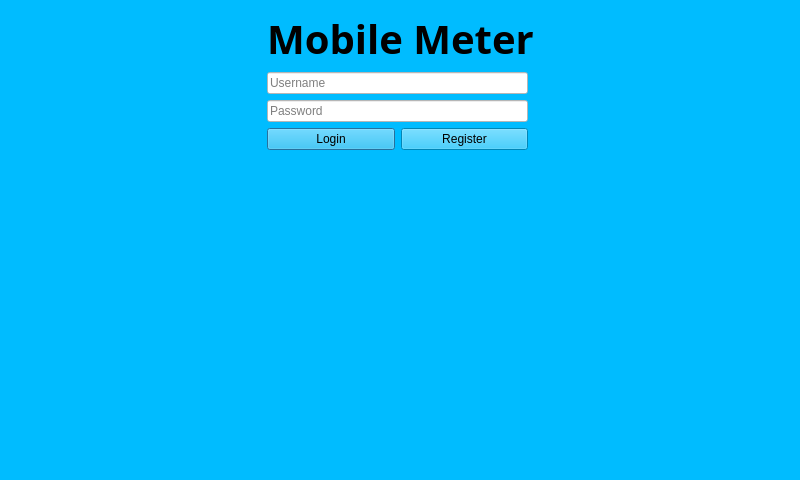
<?xml version="1.0" encoding="UTF-8"?>
<ui version="4.0">
 <class>MBLogin</class>
 <widget class="QDialog" name="MBLogin">
  <property name="geometry">
   <rect>
    <x>0</x>
    <y>0</y>
    <width>800</width>
    <height>480</height>
   </rect>
  </property>
  <property name="windowTitle">
   <string>Mobile Meter Login</string>
  </property>
  <property name="styleSheet">
   <string notr="true">background-color: #00BCFF;</string>
  </property>
  <layout class="QGridLayout" name="gridLayout">
   <item row="2" column="1">
    <spacer name="verticalSpacer">
     <property name="orientation">
      <enum>Qt::Vertical</enum>
     </property>
     <property name="sizeHint" stdset="0">
      <size>
       <width>20</width>
       <height>40</height>
      </size>
     </property>
    </spacer>
   </item>
   <item row="1" column="0">
    <spacer name="horizontalSpacer">
     <property name="orientation">
      <enum>Qt::Horizontal</enum>
     </property>
     <property name="sizeHint" stdset="0">
      <size>
       <width>40</width>
       <height>20</height>
      </size>
     </property>
    </spacer>
   </item>
   <item row="0" column="1" colspan="2">
    <layout class="QHBoxLayout" name="horizontalLayout_2">
     <item>
      <widget class="QLabel" name="label">
       <property name="font">
        <font>
         <family>Roboto Slab</family>
         <pointsize>30</pointsize>
         <bold>true</bold>
        </font>
       </property>
       <property name="text">
        <string>Mobile Meter</string>
       </property>
       <property name="alignment">
        <set>Qt::AlignCenter</set>
       </property>
      </widget>
     </item>
    </layout>
   </item>
   <item row="1" column="3">
    <spacer name="horizontalSpacer_3">
     <property name="orientation">
      <enum>Qt::Horizontal</enum>
     </property>
     <property name="sizeHint" stdset="0">
      <size>
       <width>40</width>
       <height>20</height>
      </size>
     </property>
    </spacer>
   </item>
   <item row="1" column="1">
    <layout class="QVBoxLayout" name="verticalLayout">
     <item>
      <widget class="QLineEdit" name="leUsername">
       <property name="tabletTracking">
        <bool>false</bool>
       </property>
       <property name="styleSheet">
        <string notr="true">background-color: #FFFFFF;</string>
       </property>
       <property name="placeholderText">
        <string>Username</string>
       </property>
      </widget>
     </item>
     <item>
      <widget class="QLineEdit" name="lePassword">
       <property name="styleSheet">
        <string notr="true">background-color: #FFFFFF;</string>
       </property>
       <property name="inputMethodHints">
        <set>Qt::ImhHiddenText|Qt::ImhNoAutoUppercase|Qt::ImhNoPredictiveText|Qt::ImhSensitiveData</set>
       </property>
       <property name="echoMode">
        <enum>QLineEdit::Password</enum>
       </property>
       <property name="placeholderText">
        <string>Password</string>
       </property>
      </widget>
     </item>
     <item>
      <layout class="QHBoxLayout" name="horizontalLayout">
       <item>
        <widget class="QPushButton" name="pbLogin">
         <property name="text">
          <string>Login</string>
         </property>
        </widget>
       </item>
       <item>
        <widget class="QPushButton" name="pbRegister">
         <property name="text">
          <string>Register</string>
         </property>
        </widget>
       </item>
      </layout>
     </item>
    </layout>
   </item>
  </layout>
 </widget>
 <resources/>
 <connections/>
</ui>
